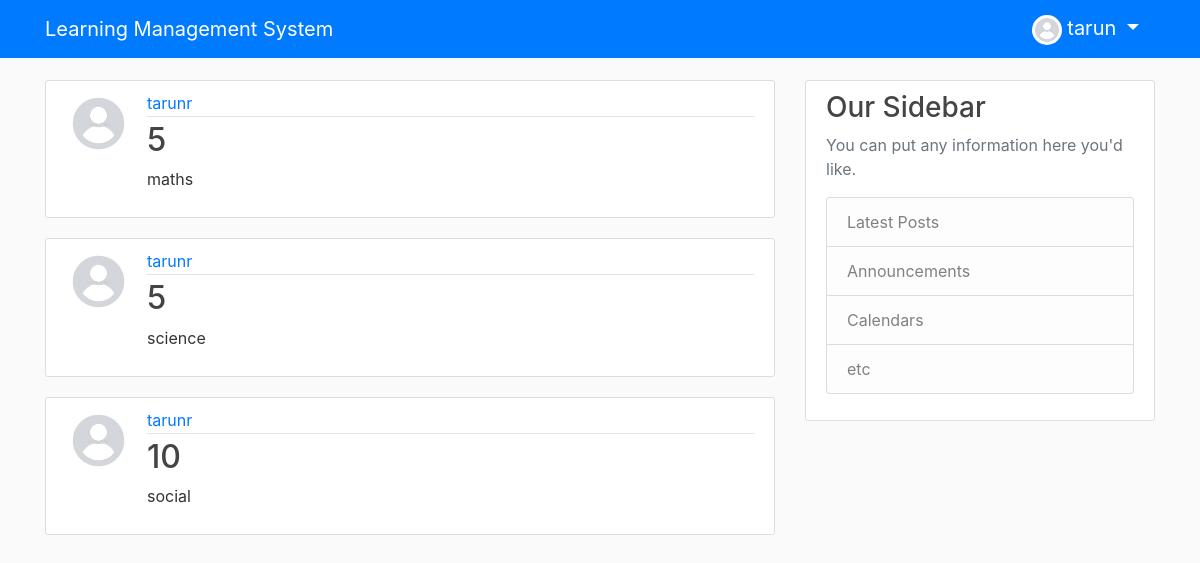
The app's page /user/tarunr (signed in) with its own data.
### users/models.py (models this page shows, shortened)
class Profile(models.Model):
    user = models.OneToOneField(User, on_delete=models.CASCADE)
    image = models.ImageField(default='default.jpg', upload_to='profile_pics')

### blog/models.py (models this page shows, shortened)
class Post(models.Model):
    subject = models.CharField(max_length=100)
    section = models.CharField(max_length=60, choices=[("1","1"),("2","2"),("3","3"),("4","4"),("5","5"),("6","6"),("7","7"),("8","8"),("9","9"),("10","10"),("To be Filled","To be Filled")], default="To be Filled")
    instructor = models.ForeignKey(User, on_delete = models.CASCADE)

### blog/views.py (the view)
# urls.py: path('user/<str:username>', UserPostListView.as_view(), name='user-posts'),
class UserPostListView(ListView):
    model = Post
    template_name = 'blog/user_posts.html' #<app>/<model>_<viewtype>.html
    context_object_name = 'posts'
    paginate_by = 5
    def get_queryset(self):
        user = get_object_or_404(User, username=self.kwargs.get('username'))
        user_id = user.id
        extend = get_object_or_404(Extend, user_id=user_id)
        if extend.tag == "teacher":
            return Post.objects.filter(instructor=user)
        else:
            stud_extend = get_object_or_404(StudentExtend, user_id=user_id)
            return Post.objects.filter(section=stud_extend.section)

### blog/templates/blog/user_posts.html (shortened to what this page needs)
{% extends "blog/base.html" %}
{% block content %}
        {% for post in posts %}
                <article class="media content-section">
                        <img class="rounded-circle article-img" src="{{ post.instructor.profile.image.url }}">
                        <div class="media-body">
                                <div class="article-metadata">
					<a class="mr-2" href="{% url 'user-posts' post.instructor.username %}">{{ post.instructor }}</a>
                                </div>
                                <h2><a class="article-title" href="{% url 'post-detail' post.id %}">{{ post.section }}</a></h2>
                                <p class="article-content">{{ post.subject }}</p>
                        </div>
                </article>
        {% endfor %}
{% endblock content %}

### blog/templates/blog/base.html (shortened to what this page needs)
{% load static %}
<!DOCTYPE html>
<html>
        <head>
    		<link rel="stylesheet" href="https://stackpath.bootstrapcdn.com/bootstrap/4.5.1/css/bootstrap.min.css">
		<link rel="stylesheet" type="text/css" href="{% static 'blog/main.css' %}">
        </head>
        <body>
		<header class="site-header">
  			<nav class="navbar navbar-expand-md navbar-dark bg-primary fixed-top">
    				<div class="container">
					<a class="navbar-brand mr-4" >Learning Management System</a>
      					<div class="collapse navbar-collapse" id="navbarToggle">
        					<div class="navbar-nav">
							{% if user.is_authenticated %}
								<li class="nav-item dropdown">
									<a class="navbar-brand dropdown-toggle" href="#" id="navbarDropdown" role="button" data-toggle="dropdown" aria-haspopup="true" aria-expanded="false">
										<img class="rounded-circle" width="30" height="30" src="{{ user.profile.image.url }}">
										{{ user.username }}
									</a>
      								</li>
							{% endif %}
        					</div>
      					</div>
    				</div>
  			</nav>
		</header>
		<main role="main" class="container">
  			<div class="row">
    				<div class="col-md-8">
      					{% block content %}{% endblock %}
    				</div>
    				<div class="col-md-4">
      					<div class="content-section">
        					<h3>Our Sidebar</h3>
        					<p class='text-muted'>You can put any information here you'd like.
          					<ul class="list-group">
            						<li class="list-group-item list-group-item-light">Latest Posts</li>
            						<li class="list-group-item list-group-item-light">Announcements</li>
            						<li class="list-group-item list-group-item-light">Calendars</li>
            						<li class="list-group-item list-group-item-light">etc</li>
          					</ul>
        					</p>
      					</div>
    				</div>
  			</div>
		</main>
        </body>
</html>

### blog/static/blog/main.css (style rules this page uses)
body { background: #fafafa; color: #333333; margin-top: 5rem; }
h1, h2, h3, h4, h5, h6 { color: #444444; }
ul { margin: 0; }
.content-section { background: #ffffff; padding: 10px 20px; border: 1px solid #dddddd; border-radius: 3px; margin-bottom: 20px; }
.article-title { color: #444444; }
.article-content { white-space: pre-line; }
.article-img { height: 65px; width: 65px; margin-right: 16px; }
.article-metadata { padding-bottom: 1px; margin-bottom: 4px; border-bottom: 1px solid #e3e3e3 }

### records on screen
Post: instructor.profile.image (placeholder picture), instructor "tarunr", section "5", subject "maths"
Post: instructor.profile.image (placeholder picture), instructor "tarunr", section "5", subject "science"
Post: instructor.profile.image (placeholder picture), instructor "tarunr", section "10", subject "social"

### other values on screen
{{ user.username }} "tarun"
